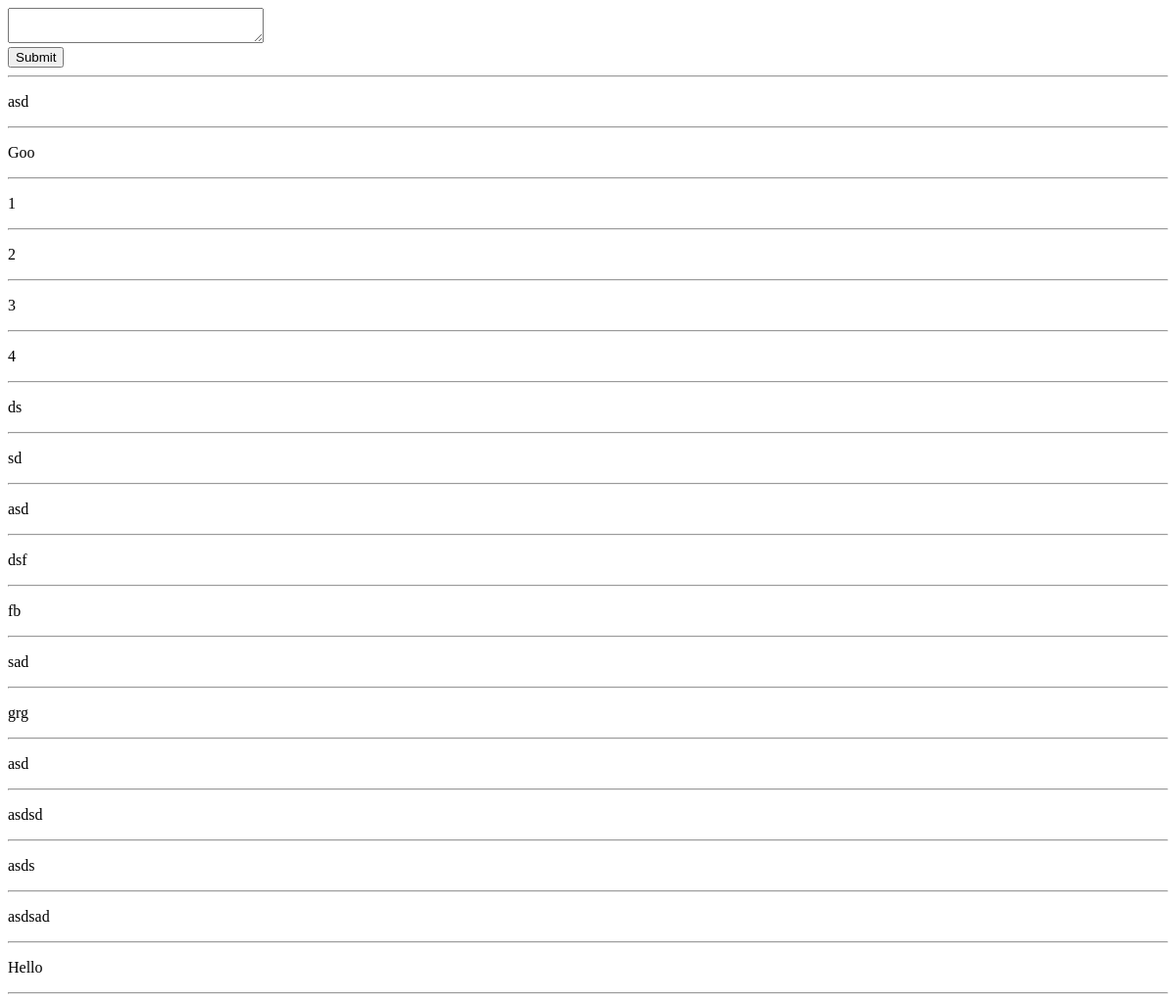
Page /ws/ on the earlier database version.
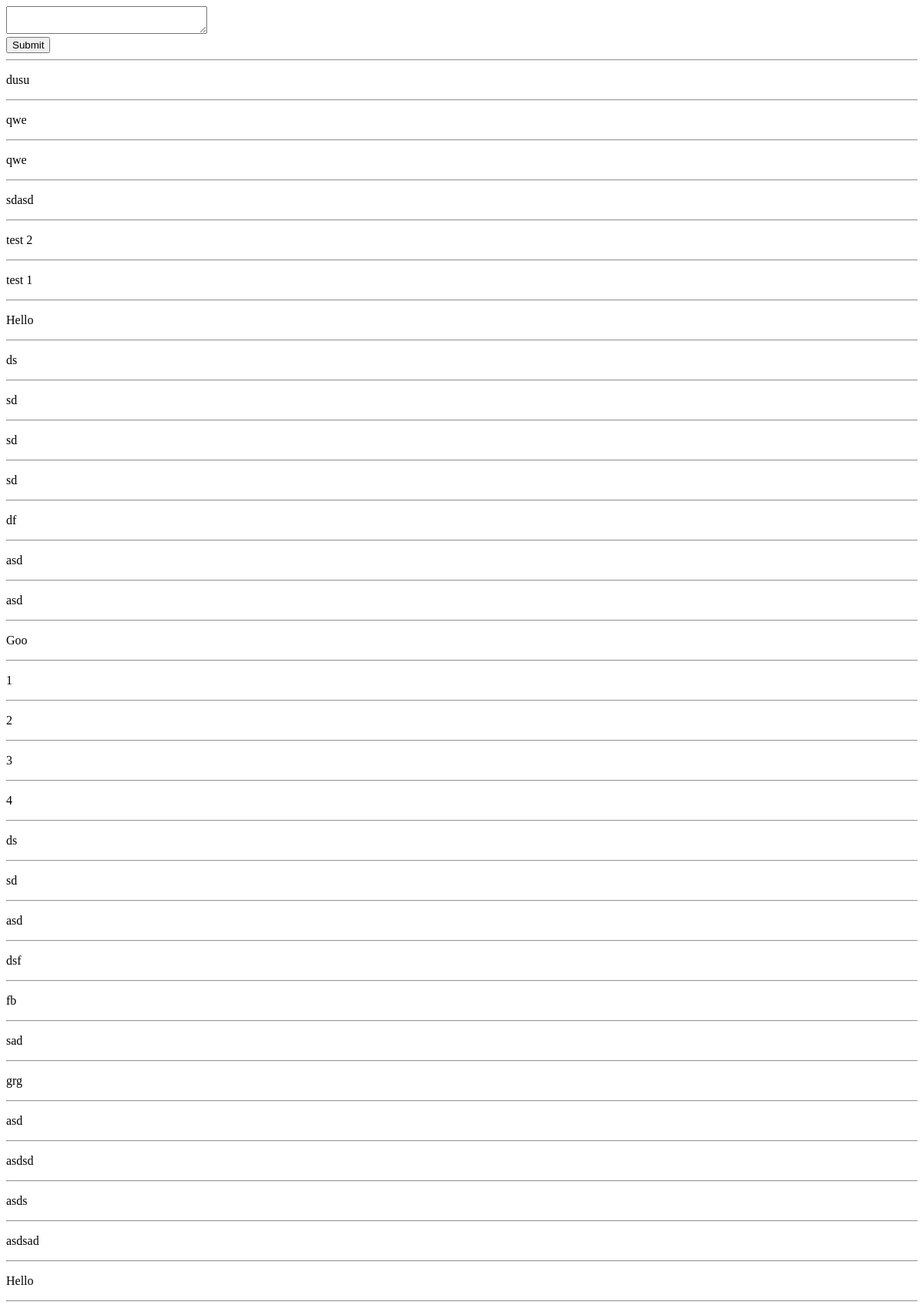
Same page on the later database version.
### rtm/models.py (models this page shows)
class Textf(models.Model):
    text = models.TextField(max_length=1000)

### rtm/views.py (the view)
def txt(reqest):
    form = Text(reqest.POST or None)
    req = Textf.objects.all().order_by('-id')
    return render(reqest, "help.html", {"req": req, 'form': form})

### rtm/forms.py
class Text(forms.Form):
    text = forms.CharField(widget=forms.Textarea)

### rtm/templates/help.html (shortened to what this page needs)
<!doctype html>
<html lang="en">
<head>
</head>
<body>
<div>
    <textarea name="message" id="message" cols="30" ></textarea>
</div>
<button id="btnSubmit">Submit</button>
<div id="msgArea">
<hr>
{% for text in req %}
    <p class = "textfield">{{ text.text }}</p>
    <hr>
{% empty %}
    <p>Sorry, im cry</p>
{% endfor %}
</div>
</body>
</html>

Differences in the rows shown:
added Textf: text "dusu"
added Textf: text "qwe"
added Textf: text "qwe"
added Textf: text "sdasd"
added Textf: text "test 2"
added Textf: text "test 1"
added Textf: text "Hello"
added Textf: text "ds"
added Textf: text "sd"
added Textf: text "sd"
added Textf: text "sd"
added Textf: text "df"
added Textf: text "asd"
